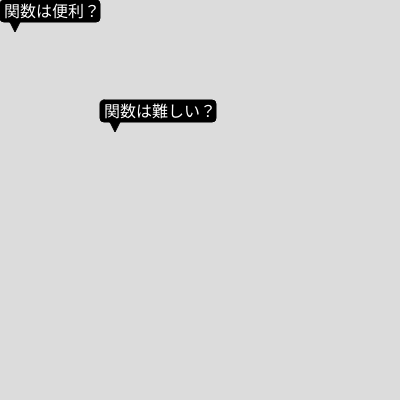
Frame 1 (no input)
Frame 60 (no input): identical to frame 1, image omitted
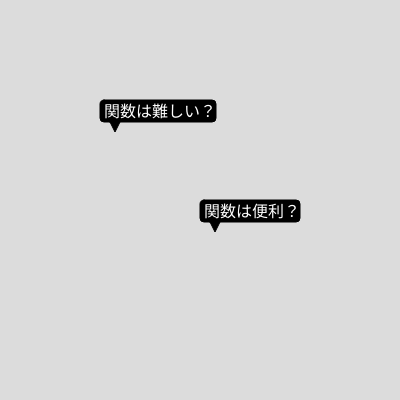
Frame 120 (the mouse pressed at the canvas centre since frame 60)

The p5.js sketch that drew these frames (run headless with seeded random() and noise() and a simulated clock; from frame 60 on, the mouse is pressed at the canvas centre):

// p5.js sketch
// ── sketch.js
// 吹き出し
function setup(){
  createCanvas(400, 400);
  textSize(16);
}

function draw(){
  background(220);
  balloon("関数は難しい？", 100, 100);
  balloon("関数は便利？", mouseX, mouseY);
}

function balloon(t, x, y){
  const w = textWidth(t); // テキストの幅
  const h = textAscent() + textDescent(); // テキストの高さ
  const p = 4; // 余白の大きさ (padding)

  push();

  // BLANK[1] 吹き出しの背景を先に描く
  fill(0);
  rect(x, y, w + p, h + p, 4);

  // BLANK[2] 吹き出しの三角形を描く
  beginShape();
  vertex(x + 10, y + h + p);
  vertex(x + 20, y + h + p);
  vertex(x + 15, y + h + p + 10);
  endShape(CLOSE);
  // 吹き出しのテキストを次に描く
  textAlign(LEFT, CENTER);
  fill(255);
  text(t, x + p, y + h / 2 + p);
  
  pop();
}
